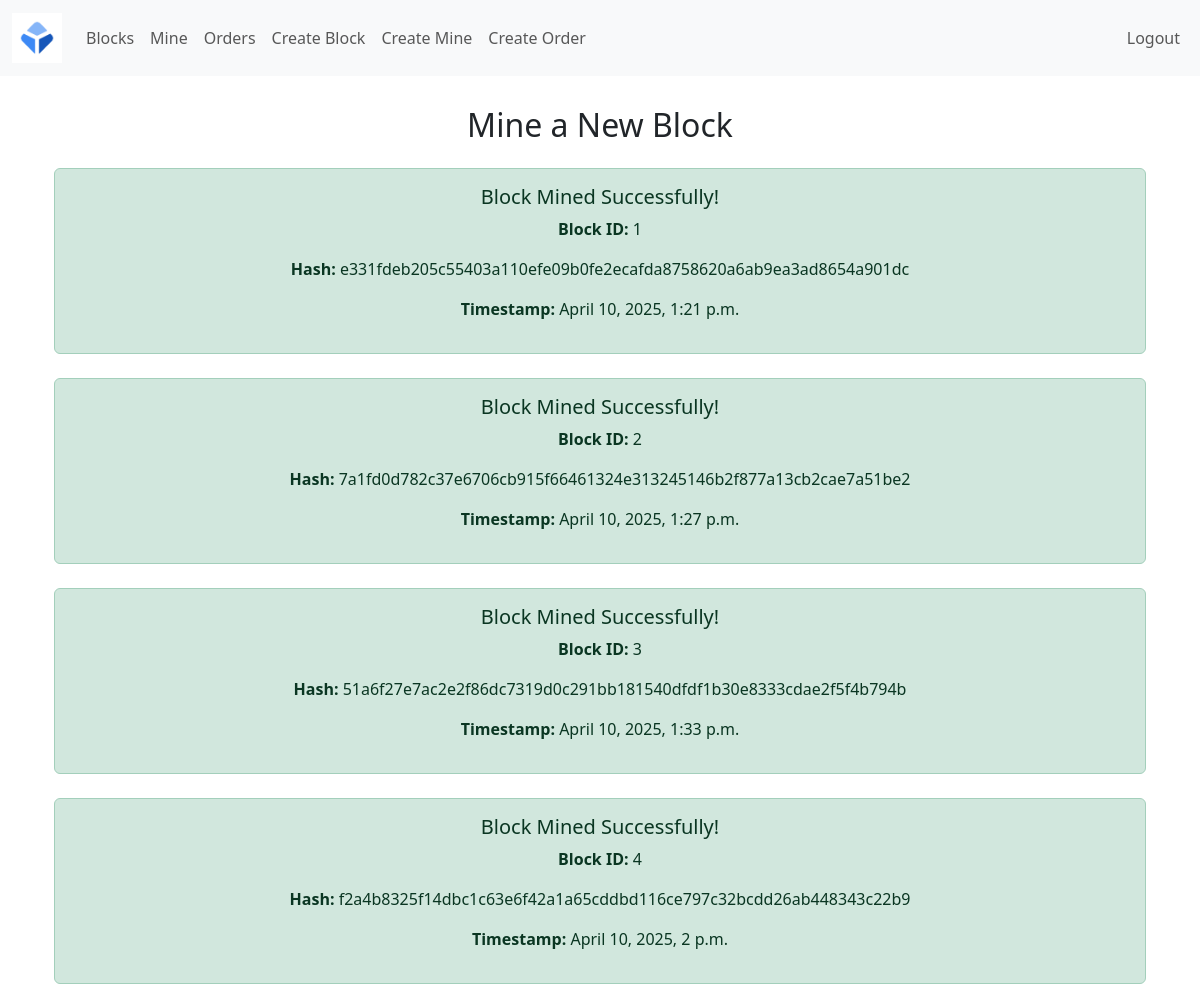
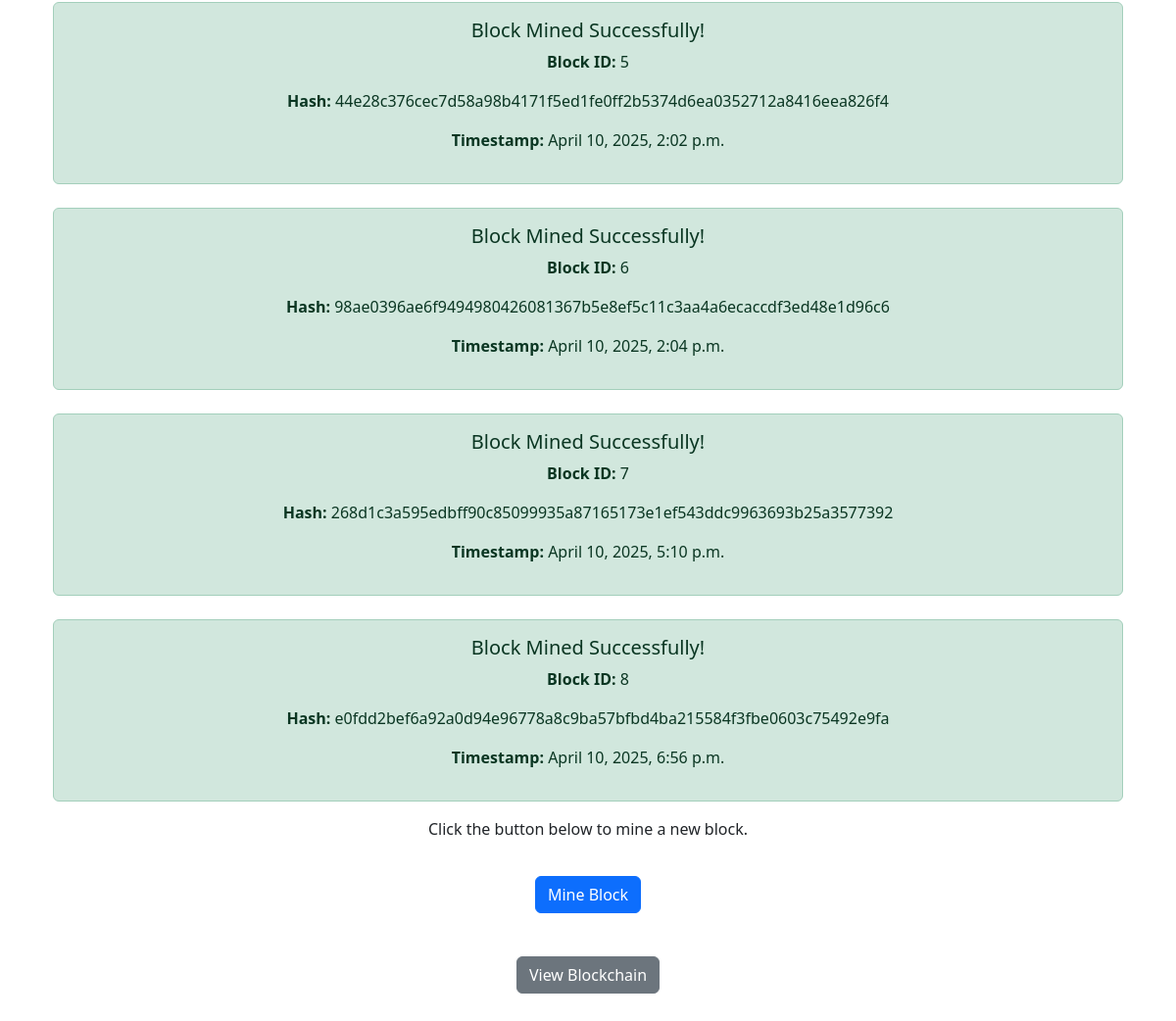
Page /mine/ (signed in) on the committed database (2 pictures, top to bottom).
### blockchain/models.py (models this page shows, shortened)
class CreateMine(models.Model):
    block = models.OneToOneField (Block, on_delete= models.CASCADE)
    timestamp = models.DateTimeField(auto_now_add=True)
    previous_hash = models.CharField(max_length=64, blank=True, null=True)
    data = models.TextField()
    hash = models.CharField(max_length=64, unique=True, blank=True)

class Block(models.Model):
    timestamp = models.DateTimeField(default=datetime.utcnow)
    data = models.TextField()
    previous_hash = models.CharField(max_length=64)
    hash = models.CharField(max_length=64)
    objects = None

### blockchain/views.py (the view)
# urls.py: path('mine/', mine, name='mine'),
def mine (request):
    mines = CreateMine.objects.all()
    return render(request, 'blockchain/mine.html', context = {'mines': mines})

### blockchain/templates/blockchain/mine.html (shortened to what this page needs)
{% extends 'blockchain/base.html' %}
{% block content %}
<div class="container">
    <h2 class="text-center">Mine a New Block</h2>
    {% for mine in mines %}
        <div class="alert alert-success text-center mt-4">
            <h5>Block Mined Successfully!</h5>
            <p><strong>Block ID:</strong> {{ mine.block.id }}</p>
            <p><strong>Hash:</strong> {{ mine.block.hash }}</p>
            <p><strong>Timestamp:</strong> {{ mine.block.timestamp }}</p>
        </div>
    {% endfor %}
    <p class="text-center">Click the button below to mine a new block.</p>
    <form action="{% url 'create_mine' %}" method="post" class="text-center">
        <button type="submit" class="btn btn-primary">Mine Block</button>
    </form>
    <div class="text-center mt-4">
        <a href="{% url 'view_chain' %}" class="btn btn-secondary">View Blockchain</a>
    </div>
</div>
{% endblock %}

### blockchain/static/blockchain/css/styles.css (style rules this page uses)
body { background-color: #f8f9fa; font-family: Arial, sans-serif; }
h2 { color: #333; text-align: center; }
form { padding: 20px; }
button { background-color: #007bff; color: white; border: none; padding: 10px 15px; border-radius: 5px; cursor: pointer; }
html, body { height: 100%; }

### rows in the picture
CreateMine: block.id "1", block.hash "e331fdeb205c55403a110efe09b0fe2ecafda8758620a6ab9ea3ad8654a901dc", block.timestamp "April 10, 2025, 1:21 p.m."
CreateMine: block.id "2", block.hash "7a1fd0d782c37e6706cb915f66461324e313245146b2f877a13cb2cae7a51be2", block.timestamp "April 10, 2025, 1:27 p.m."
CreateMine: block.id "3", block.hash "51a6f27e7ac2e2f86dc7319d0c291bb181540dfdf1b30e8333cdae2f5f4b794b", block.timestamp "April 10, 2025, 1:33 p.m."
CreateMine: block.id "4", block.hash "f2a4b8325f14dbc1c63e6f42a1a65cddbd116ce797c32bcdd26ab448343c22b9", block.timestamp "April 10, 2025, 2 p.m."
CreateMine: block.id "5", block.hash "44e28c376cec7d58a98b4171f5ed1fe0ff2b5374d6ea0352712a8416eea826f4", block.timestamp "April 10, 2025, 2:02 p.m."
CreateMine: block.id "6", block.hash "98ae0396ae6f9494980426081367b5e8ef5c11c3aa4a6ecaccdf3ed48e1d96c6", block.timestamp "April 10, 2025, 2:04 p.m."
CreateMine: block.id "7", block.hash "268d1c3a595edbff90c85099935a87165173e1ef543ddc9963693b25a3577392", block.timestamp "April 10, 2025, 5:10 p.m."
CreateMine: block.id "8", block.hash "e0fdd2bef6a92a0d94e96778a8c9ba57bfbd4ba215584f3fbe0603c75492e9fa", block.timestamp "April 10, 2025, 6:56 p.m."
